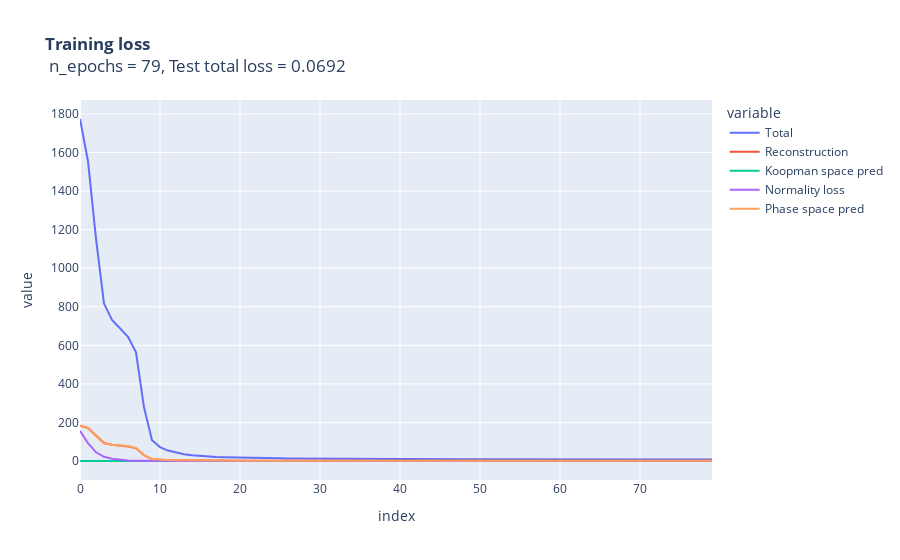

The code cell stored with this chart in its notebook:
### Code cell
# TODO: Explain the loss dynamics and justify your design choices
px.line(df_loss, title = f"<b>Training loss</b> <br> n_epochs = {epoch}, Test total loss = {np.round(tensor_loss_val.item(),4)}").show()
